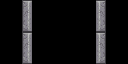

This is a level from a 2D game, rendered from its Tiled map with the project's own tilesets. A one-line summary and the complete map file follow:
An orthogonal 4x2 tile map with 32x32 px tiles, 1 tile layer (Tile Layer 1).

<map version="1.9" tiledversion="1.9.2" orientation="orthogonal" renderorder="right-down" width="4" height="2" tilewidth="32" tileheight="32" infinite="0" nextlayerid="2" nextobjectid="1">
 <tileset firstgid="1" source="../Stardewvalley/[Base]BaseChip_pipo.tsx" />
 <layer id="1" name="Tile Layer 1" width="4" height="2">
  <data encoding="csv">
2684354999,0,0,536871351,
2684354999,0,0,536871351
</data>
 </layer>
</map>
